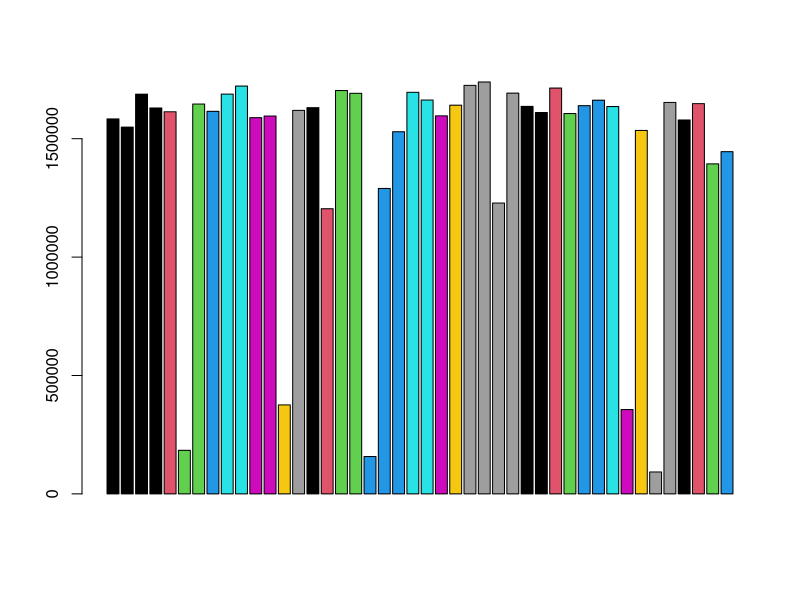
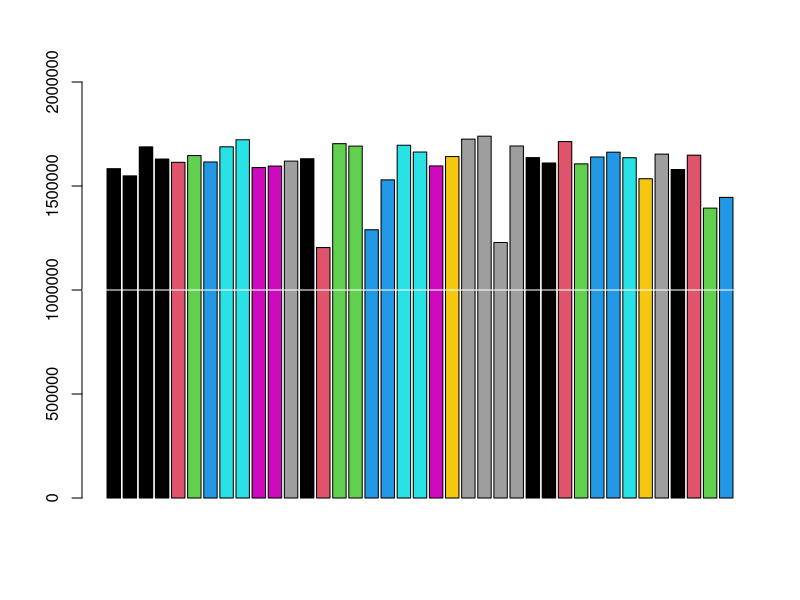
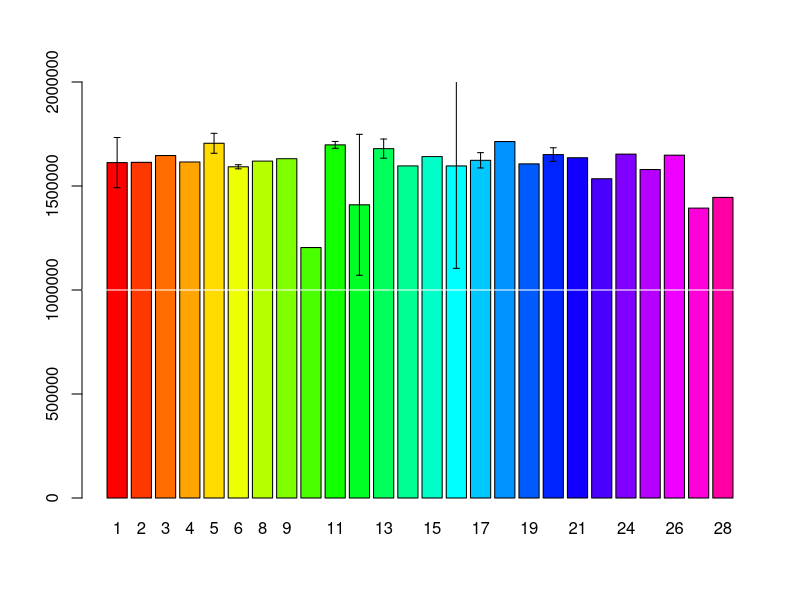
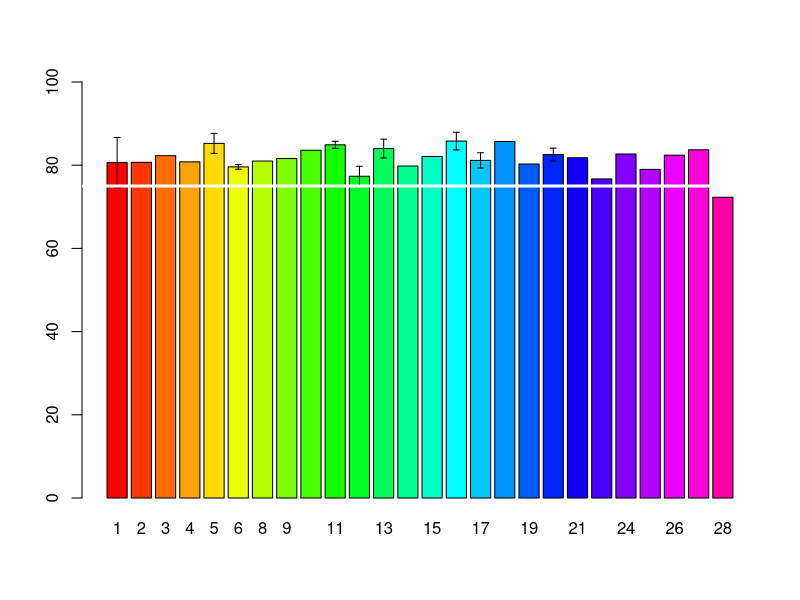

The R source for these figures, in order:
## ---- chunk 1
knitr::opts_chunk$set(echo = TRUE)
## ---- chunk 2
ustacks <- read.csv(file = "analyses/ustacks.csv", header = TRUE)
popmap <- read.delim("data/popmap.txt", header = FALSE)
head(popmap)
## ---- chunk 3
plotdata <- ustacks[order(ustacks$SampleName),]
head(plotdata)
## ---- chunk 4
plotdata <- cbind(popmap$V2, plotdata)
colnames(plotdata) <- c("Pop",colnames(ustacks))
head(plotdata)
## ---- chunk 5
barplot(plotdata$n_reads, col = plotdata$Pop)
## ---- chunk 6
plotdata.high <- plotdata[plotdata$n_reads >= 1e6,]
barplot(plotdata.high$n_reads, col = plotdata.high$Pop, ylim = c(0,2e6))
abline(h=1e6, col = "white")
## ---- chunk 7
popreadsh <- tapply(plotdata.high$n_reads, plotdata.high$Pop, mean)
popreadsh.sd <- tapply(plotdata.high$n_reads, plotdata.high$Pop, sd)
bp <- barplot(popreadsh, col = rainbow(28), ylim=c(0,2e6))
arrows(x0=bp, y0=(popreadsh-(2*popreadsh.sd)), 
         x1=bp, y1=(popreadsh+(2*popreadsh.sd)), 
         length = .03, angle = 90, code=3, lwd=1)
abline(h=1e6, col = "white")
## ---- chunk 8
popcovh <- tapply(plotdata.high$percentage, plotdata.high$Pop, mean)
popcovh.sd <- tapply(plotdata.high$percentage, plotdata.high$Pop, sd)
bp <- barplot(popcovh, col = rainbow(28), ylim=c(0,100))
arrows(x0=bp, y0=(popcovh-(2*popcovh.sd)), 
         x1=bp, y1=(popcovh+(2*popcovh.sd)), 
         length = .03, angle = 90, code=3, lwd=1)
abline(h=75, col = "white", lwd = 3)
## ---- chunk 9
toexclude <- as.vector(plotdata[plotdata$n_reads < 1e6,2])
write.csv(toexclude, file = "toexclude.csv", row.names = FALSE)
